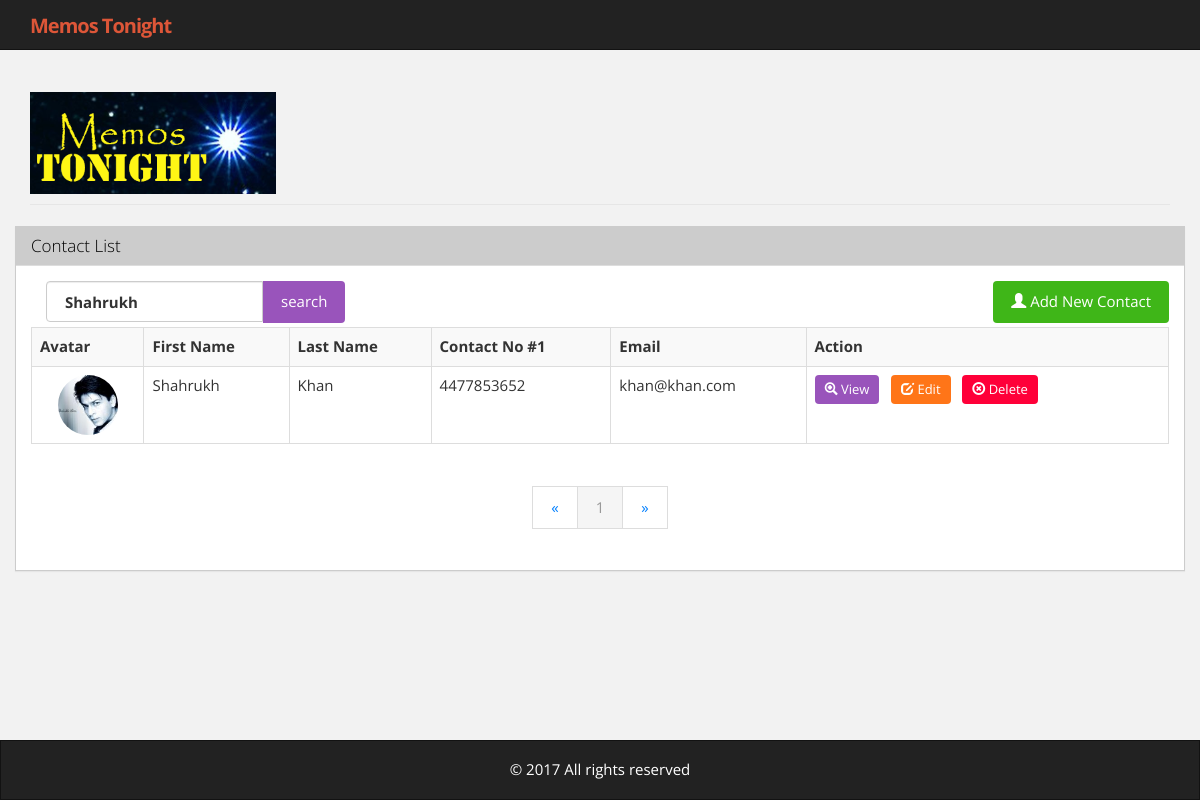
Screenshot of /index.php?keyword=Shahrukh  with the database file from the repository.
### tables this page shows
CREATE TABLE IF NOT EXISTS `tbl_contacts` (
  `contact_id` int(11) NOT NULL AUTO_INCREMENT,
  `first_name` varchar(255) NOT NULL,
  `middle_name` varchar(255) NOT NULL,
  `last_name` varchar(255) NOT NULL,
  `address` text,
  `contact_no1` varchar(255) NOT NULL,
  `contact_no2` varchar(255) DEFAULT NULL,
  `email_address` varchar(255) NOT NULL,
  `profile_pic` varchar(255) DEFAULT NULL,
  PRIMARY KEY (`contact_id`)
);

### index.php (the view, shortened to what this page needs)
<?php
require_once 'config.php';
include 'header.php';
if (!(isset($_GET['pagenum']))) {
    $pagenum = 1;
} else {
    $pagenum = $_GET['pagenum'];
}
$page_limit = ($_GET["show"] <> "" && is_numeric($_GET["show"])) ? $_GET["show"] : 10;
try {
    $keyword = trim($_GET["keyword"]);
    if ($keyword <> "") {
        $sql  = "SELECT * FROM tbl_contacts WHERE 1 AND " . " (first_name LIKE :keyword) ORDER BY first_name ";
        $stmt = $DB->prepare($sql);
        $stmt->bindValue(":keyword", $keyword . "%");
    } else {
        $sql  = "SELECT * FROM tbl_contacts WHERE 1 ORDER BY first_name ";
        $stmt = $DB->prepare($sql);
    }
    $stmt->execute();
    $total_count = count($stmt->fetchAll());
    $last        = ceil($total_count / $page_limit);
    $lower_limit = ($pagenum - 1) * $page_limit;
    $lower_limit = ($lower_limit < 0) ? 0 : $lower_limit;
    $sql2        = $sql . " limit " . ($lower_limit) . " , " . ($page_limit) . " ";
    $stmt        = $DB->prepare($sql2);
    if ($keyword <> "") {
        $stmt->bindValue(":keyword", $keyword . "%");
    }
    $stmt->execute();
    $results = $stmt->fetchAll();
}
catch (Exception $ex) {
    echo $ex->getMessage();
}
?>
    <div class="row">
      <div class="panel panel-default">
        <div class="panel-heading">
          <h3 class="panel-title" >Contact List</h3>
        </div>
        <div class="panel-body">
          <div class="col-lg-12" style="padding-left: 0; padding-right: 0;">
            <form action="index.php" method="get">
              <div class="col-lg-6 pull-left" style="padding-left: 0;">
                <span class="pull-left" id="search-bar">
                    <label class="col-lg-12 control-label" for="keyword" style="padding-right: 0;">
                        <input type="text" value="<?php echo $_GET["keyword"]; ?>" placeholder="search by first name" id="search" class="form-control" name="keyword">
                    </label>
                </span>
                <button class="btn btn-info" id="search-button" style="border-top-right-radius: 4px; border-bottom-right-radius: 4px;">search</button>
              </div>
            </form>
            <div class="pull-right"><a href="book.php" id="addcontact"><button class="btn btn-success rounded"><span class="glyphicon glyphicon-user"></span> Add New Contact</button></a></div>
          </div>
          <div class="clearfix"></div>
          <?php if (count($results) > 0) { ?>
          <div class="table-responsive">
            <table class="table table-striped table-hover table-bordered ">
              <tbody>
                <tr>
                  <th>Avatar</th>
                  <th>First Name</th>
                  <th>Last Name</th>
                  <th class="hidden-xs hidden-sm">Contact No #1 </th>
                  <th class="hidden-xs hidden-sm">Email </th>
                  <th>Action </th>
                </tr>
                <?php foreach ($results as $res) { ?>
                <tr>
                  <td style="text-align: center;">
                    <?php $pic = ($res["profile_pic"] <> "" ) ? $res["profile_pic"] : "no_avatar.png" ?>
                    <a href="profile_pics/ <?php echo $pic ?>" target="_blank" ><img src="profile_pics/<?php echo $pic ?>" alt="" class="btn-circle"></a>
                  </td>
                  <td>
                    <?php echo $res["first_name"]; ?>
                  </td>
                  <td>
                    <?php echo $res["last_name"]; ?>
                  </td>
                  <td class="hidden-xs hidden-sm">
                    <?php echo $res["contact_no1"]; ?>
                  </td>
                  <td class="hidden-xs hidden-sm">
                    <?php echo $res["email_address"]; ?>
                  </td>
                  <td>
                    <a href="view.php?cid=<?php echo $res["contact_id"]; ?>">
                       <button class="btn btn-sm btn-info rounded">
                            <span class="glyphicon glyphicon-zoom-in" title="View"></span>
                            <span class="hidden-xs hidden-sm"> View</span>
                        </button>
                    </a>&nbsp;
                    <a href="book.php?m=update&cid=<?php echo $res["contact_id"]; ?>&pagenum=<?php echo $_GET["pagenum"]; ?>">
                        <button class="btn btn-sm btn-warning rounded">
                            <span class="glyphicon glyphicon-edit" title="Edit"></span>
                            <span class="hidden-xs hidden-sm"> Edit</span>
                        </button>
                    </a>&nbsp;
                    <a href="process_form.php?mode=delete&cid=<?php echo $res["contact_id"]; ?>&keyword=<?php echo $_GET["keyword"]; ?>&pagenum=<?php echo $_GET["pagenum"]; ?>" onclick="return confirm('Are you sure?')">
                        <button class="btn btn-sm btn-danger rounded">
                            <span class="glyphicon glyphicon-remove-circle" title="Delete"></span>
                            <span class="hidden-xs hidden-sm"> Delete</span>
                        </button>
                    </a>&nbsp;
                  </td>
                </tr>
                <?php } ?>
              </tbody>
            </table>
          </div>
          <div class="text-center">
              <div class="col-lg-12 center">
                <ul class="pagination">
                    <li>
                      <a href="index.php?pagenum=<?php echo $i; ?>&keyword=<?php echo $_GET["keyword"]; ?>" aria-label="Previous">
                        <span aria-hidden="true">&laquo;</span>
                      </a>
                    </li>
                    <?php
                    for ($i = 1; $i <= $last; $i++) {
                        if ($i == $pagenum) {
                    ?>
                    <li class="active">
                      <a href="javascript:void(0);">
                        <?php echo $i ?>
                      </a>
                    </li>
                    <?php
                        }
                    }
                    ?>
                    <li>
                      <a href="index.php?pagenum=<?php echo $i; ?>&keyword=<?php echo $_GET["keyword"]; ?>" aria-label="Next">
                        <span aria-hidden="true">&raquo;</span>
                      </a>
                    </li>
                </ul>
              </div>
            </div>
            <?php } else { ?>
            <div class="well well-lg">No contacts found.</div>
            <?php } ?>
        </div>
      </div>
    </div>
</div>
<?php
include 'footer.php';
?>

### style/style.css (style rules this page uses)
html,body { margin:0; height: 100%; }
body { padding-top: 50px; background: #f2f2f2; }
.form-control { border-radius: 4px; }
#search { height: 41px; border-radius: 4px 0px 0px 4px; }
.btn-circle { width: 60px; height: 60px; text-align: center; border-radius: 50%; }
.rounded { border-radius: 4px; }
.panel-default { border-color: #ccc; }
.panel-default>.panel-heading { color: black; background-color: #ccc; border-color: #dddddd; }

### rows the page displays
tbl_contacts: profile_pic (picture), first_name "Shahrukh", last_name "Khan", contact_no1 "4477853652", email_address "khan@khan.com"
